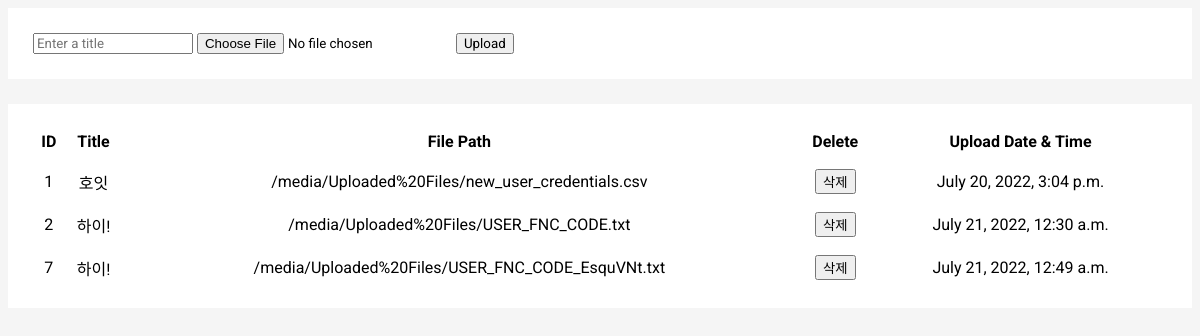
The app's page /, older data.
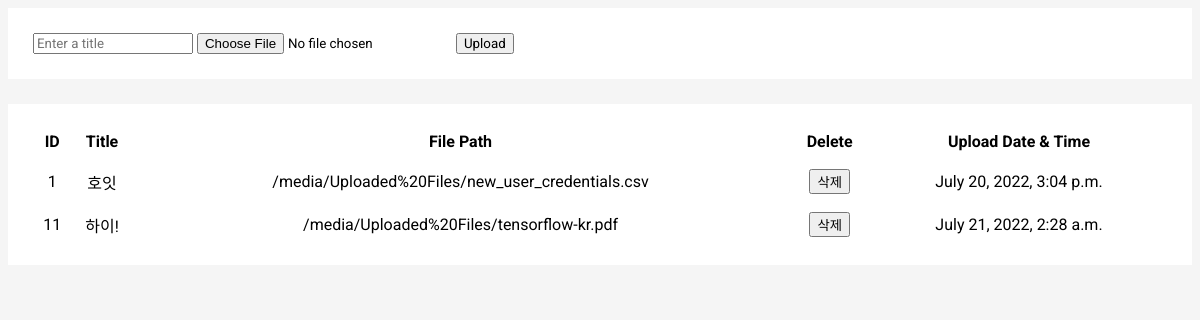
The same page, newer data.
### searchapp/models.py (models this page shows)
class Document(models.Model):
    title = models.CharField(max_length = 200)
    uploadedFile = models.FileField(upload_to = "Uploaded Files/")
    dateTimeOfUpload = models.DateTimeField(auto_now = True)

### searchapp/views.py (the view, shortened to what this page needs)
# urls.py: path("", views.uploadFile, name = "uploadFile"),
def uploadFile(request):
    documents = models.Document.objects.all()
    return render(request, "searchapp/upload-file.html", context = {
        "files": documents
    })

### searchapp/templates/searchapp/upload-file.html (shortened to what this page needs)
<!DOCTYPE html>
{% load static %}
<html lang="en">
<head>
</head>
<body>
    <form action="{% url 'searchapp:uploadFile' %}" method="POST" enctype="multipart/form-data">
        <input type="text" name="fileTitle" placeholder="Enter a title">
        <input type="file" name="uploadedFile">
        <input type="submit" value="Upload">
    </form>
    <table>
        <tr>
            <th>ID</th>
            <th>Title</th>
            <th>File Path</th>
            <th>Delete</th>
            <th>Upload Date & Time</th>
        </tr>
        {% for file in files %}
            <tr>
                <td>{{ file.id }}</td>
                <td>{{ file.title }}</td>
                <td>{{ file.uploadedFile.url }}</td>
                <td><button onclick="location.href='{% url 'searchapp:delete' file_id=file.id %}'">삭제</button></td>
                <td>{{ file.dateTimeOfUpload }}</td>
            </tr>
        {% endfor %}
    </table>
</body>
</html>

### searchapp/templates/searchapp/upload-file.html (style rules this page uses)
* { font-family: "Roboto"; }
body { background-color: #F5F5F5; }
form { background-color: #FFFFFF; padding: 25px; }
table { width: 100%; text-align: center; margin-top: 25px; padding: 25px; background-color: #FFFFFF; }
table tr td { padding-top: 15px; }

Row changes from the older to the newer data that the page shows:
removed Document: id "2", title "하이!", uploadedFile "/media/Uploaded%20Files/USER_FNC_CODE.txt", dateTimeOfUpload "July 21, 2022, 12:30 a.m."
removed Document: id "7", title "하이!", uploadedFile "/media/Uploaded%20Files/USER_FNC_CODE_EsquVNt.txt", dateTimeOfUpload "July 21, 2022, 12:49 a.m."
added Document: id "11", title "하이!", uploadedFile "/media/Uploaded%20Files/tensorflow-kr.pdf", dateTimeOfUpload "July 21, 2022, 2:28 a.m."
